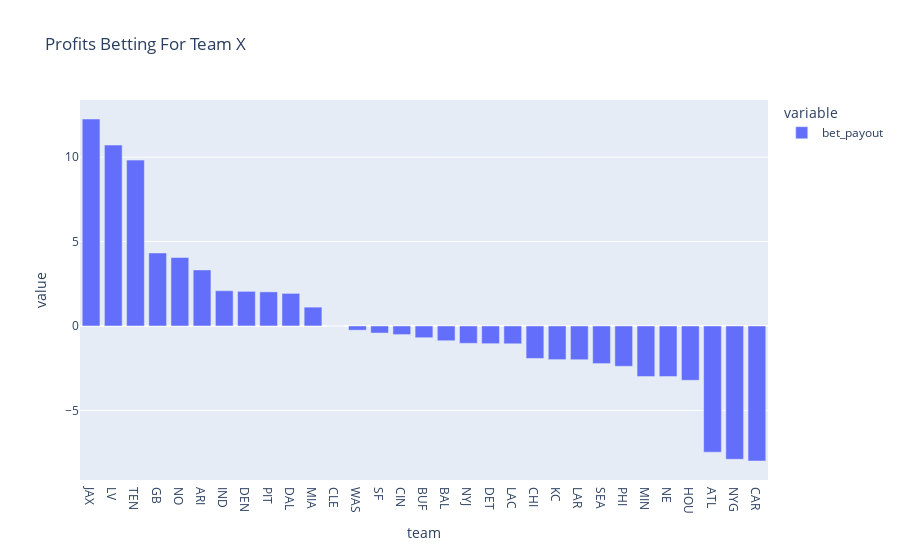
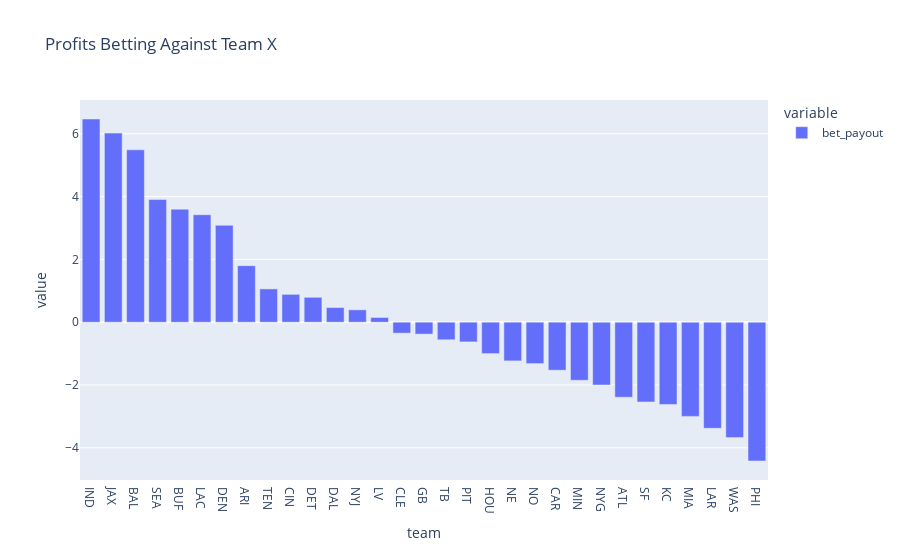

Notebook source saved alongside these figures, in order:
### Code cell
# What teams did I win the most money betting for/against?
to_plot = sand_pred[(sand_pred['season']==2021)&(sand_pred['game_type']=='REG')].copy()
team1_bet_cond = to_plot['sandbox_pred1'] > to_plot['team1_moneyline'].apply(util.odds_to_implied_prob) + 0.01
team2_bet_cond = (1-to_plot['sandbox_pred1']) > to_plot['team2_moneyline'].apply(util.odds_to_implied_prob) + 0.01
bets_for = pd.concat([to_plot[team1_bet_cond][['game_id','team1','bet_payout']].rename(columns={'team1':'team'}),
                      to_plot[team2_bet_cond][['game_id','team2','bet_payout']].rename(columns={'team2':'team'})])

bets_against = pd.concat([to_plot[team1_bet_cond][['game_id','team2','bet_payout']].rename(columns={'team2':'team'}),
                          to_plot[team2_bet_cond][['game_id','team1','bet_payout']].rename(columns={'team1':'team'})])

fig = px.bar(bets_for.groupby('team')['bet_payout'].sum().sort_values(ascending=False), title='Profits Betting For Team X')
fig.show()

fig = px.bar(bets_against.groupby('team')['bet_payout'].sum().sort_values(ascending=False), title='Profits Betting Against Team X')
fig.show()

### Figure 1 — Plotly figure (JSON) as saved in the notebook; plotly's stock layout.template omitted (floating-point values rounded to 4 significant figures)
{"data": [{"alignmentgroup": "True", "hovertemplate": "variable=bet_payout<br>team=%{x}<br>value=%{y}<extra></extra>", "legendgroup": "bet_payout", "marker": {"color": "#636efa", "pattern": {"shape": ""}}, "name": "bet_payout", "offsetgroup": "bet_payout", "orientation": "v", "showlegend": true, "textposition": "auto", "type": "bar", "x": ["JAX", "LV", "TEN", "GB", "NO", "ARI", "IND", "DEN", "PIT", "DAL", "MIA", "CLE", "WAS", "SF", "CIN", "BUF", "BAL", "NYJ", "DET", "LAC", "CHI", "KC", "LAR", "SEA", "PHI", "MIN", "NE", "HOU", "ATL", "NYG", "CAR"], "xaxis": "x", "y": [12.26, 10.72, 9.824, 4.325, 4.055, 3.32, 2.087, 2.05, 2.019, 1.93, 1.115, -0.003554, -0.25, -0.42, -0.5119, -0.697, -0.8757, -1.03, -1.05, -1.057, -1.925, -1.995, -2, -2.229, -2.39, -3, -3, -3.22, -7.477, -7.9, -8], "yaxis": "y"}], "layout": {"barmode": "relative", "legend": {"title": {"text": "variable"}, "tracegroupgap": 0}, "title": {"text": "Profits Betting For Team X"}, "xaxis": {"anchor": "y", "domain": [0, 1], "title": {"text": "team"}}, "yaxis": {"anchor": "x", "domain": [0, 1], "title": {"text": "value"}}}}

### Figure 2 — Plotly figure (JSON) as saved in the notebook; plotly's stock layout.template omitted (floating-point values rounded to 4 significant figures)
{"data": [{"alignmentgroup": "True", "hovertemplate": "variable=bet_payout<br>team=%{x}<br>value=%{y}<extra></extra>", "legendgroup": "bet_payout", "marker": {"color": "#636efa", "pattern": {"shape": ""}}, "name": "bet_payout", "offsetgroup": "bet_payout", "orientation": "v", "showlegend": true, "textposition": "auto", "type": "bar", "x": ["IND", "JAX", "BAL", "SEA", "BUF", "LAC", "DEN", "ARI", "TEN", "CIN", "DET", "DAL", "NYJ", "LV", "CLE", "GB", "TB", "PIT", "HOU", "NE", "NO", "CAR", "MIN", "NYG", "ATL", "SF", "KC", "MIA", "LAR", "WAS", "PHI"], "xaxis": "x", "y": [6.471, 6.022, 5.49, 3.905, 3.6, 3.422, 3.085, 1.8, 1.06, 0.8867, 0.7926, 0.4663, 0.3938, 0.15, -0.349, -0.38, -0.56, -0.6277, -1, -1.233, -1.32, -1.53, -1.85, -2, -2.39, -2.54, -2.62, -3, -3.38, -3.676, -4.421], "yaxis": "y"}], "layout": {"barmode": "relative", "legend": {"title": {"text": "variable"}, "tracegroupgap": 0}, "title": {"text": "Profits Betting Against Team X"}, "xaxis": {"anchor": "y", "domain": [0, 1], "title": {"text": "team"}}, "yaxis": {"anchor": "x", "domain": [0, 1], "title": {"text": "value"}}}}
